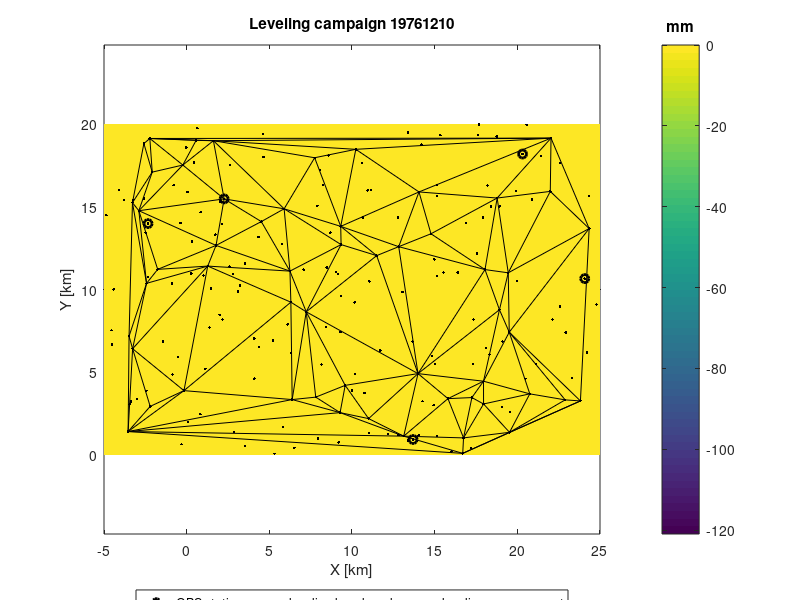
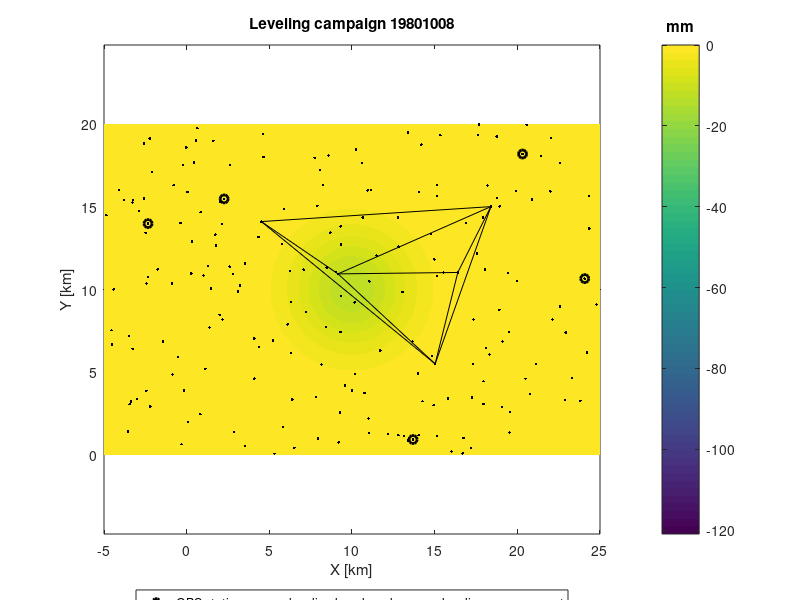
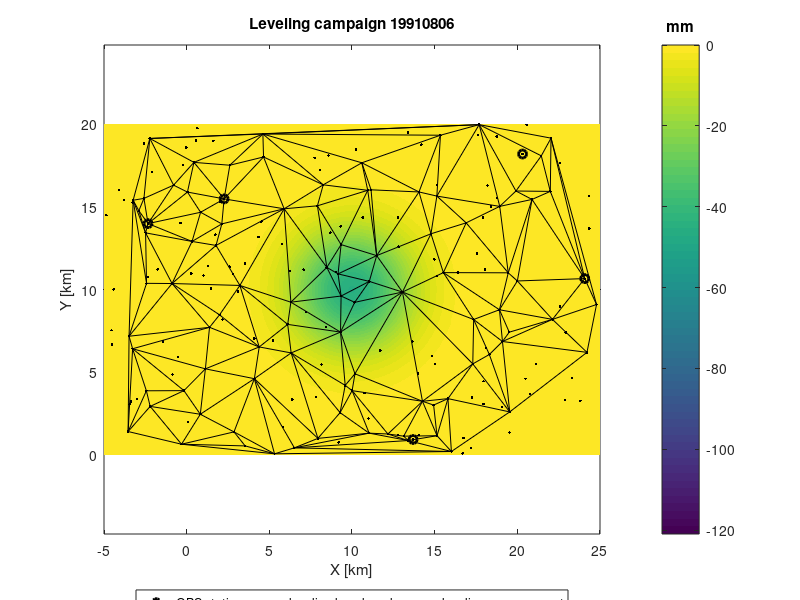
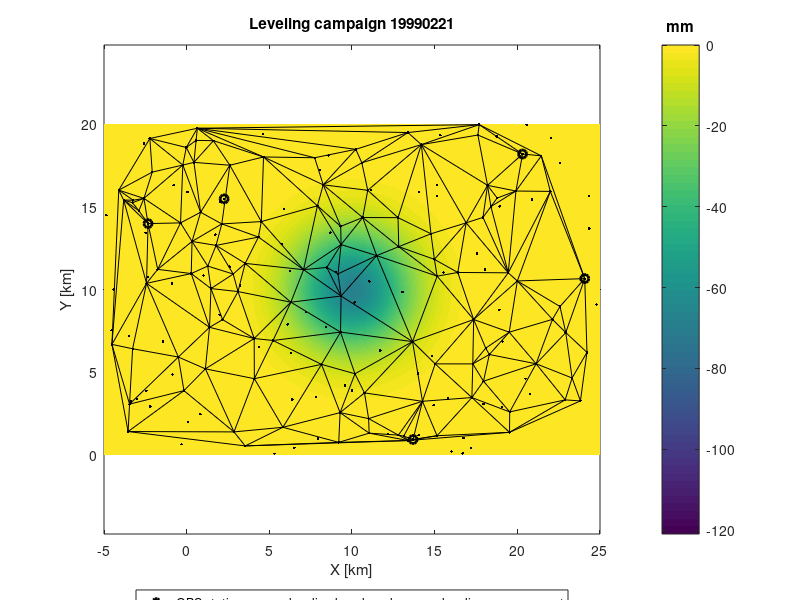

MATLAB code to generate these figures, in order: (Note: this script raises an error after producing the figures.)
%CUPIDO_EXAMPLE_STEP1  Script to create an example leveling and GPS CUPiDO netcdf
%   file.
%
%   This script creates two netcdf files with the CUPiDO schema based on
%   a simulated subsidence bowl. The user can change the simulation settings
%   in the settings section below.
%
%   (c) Freek van Leijen, Delft University of Technology, 2017.

%   Created:    26 Mar 2017 by Freek van Leijen



clear all
close all

addpath('../create_netcdf');

%%%%%%%%%%%%%%%%%%%%%%%%%%%%%%%%%%%%%%%%%%%%%%%%%%%%%%%%%%%%%%%%%%%%%%%%%%%%%%%%
% Begin settings section
%%%%%%%%%%%%%%%%%%%%%%%%%%%%%%%%%%%%%%%%%%%%%%%%%%%%%%%%%%%%%%%%%%%%%%%%%%%%%%%%

%% Settings
lev.netcdf_file = 'example_netcdf_leveling.nc';
gps.netcdf_file = 'example_netcdf_gps.nc';

lev.start = '19760527';
lev.end = '20161231';
lev.Nepoch = 12;
lev.Nbenchmarks = 200;
lev.std = 0.001; %m/sqrt(km)

gps.start = '19930821';
gps.end = '20161231';
gps.Nepoch = 100;
gps.Nstations = 5;
gps.std = 0.005; %m

aoi.x0 = -5000; %m
aoi.xN = 25000; %m
aoi.y0 = 0; %m
aoi.yN = 20000; %m
aoi.max_defo_rate = -0.003; %m/y

%%%%%%%%%%%%%%%%%%%%%%%%%%%%%%%%%%%%%%%%%%%%%%%%%%%%%%%%%%%%%%%%%%%%%%%%%%%%%%%%
% End settings section (You should not have to change anything below this line.)
%%%%%%%%%%%%%%%%%%%%%%%%%%%%%%%%%%%%%%%%%%%%%%%%%%%%%%%%%%%%%%%%%%%%%%%%%%%%%%%%


display('Simulating signal ...');

%% Simulate epochs
lev.start_datenum = datenum(lev.start,'yyyymmdd');
lev.end_datenum = datenum(lev.end,'yyyymmdd');
lev.datenums = lev.start_datenum + sort(rand(lev.Nepoch,1))*(lev.end_datenum-lev.start_datenum);
lev.epochs = datestr(lev.datenums,'yyyymmdd');

gps.start_datenum = datenum(gps.start,'yyyymmdd');
gps.end_datenum = datenum(gps.end,'yyyymmdd');
gps.datenums = gps.start_datenum + sort(rand(gps.Nepoch,1))*(gps.end_datenum-gps.start_datenum);
gps.epochs = datestr(gps.datenums,'yyyymmdd');


%% Simulate deformation signal
aoi.x_size = aoi.xN - aoi.x0;
aoi.y_size = aoi.yN - aoi.y0;

[x,y] = meshgrid(aoi.x0:aoi.x_size/500:aoi.xN,aoi.y0:aoi.y_size/500:aoi.yN);
x0 = aoi.x0 + 0.5*aoi.x_size; % center of bowl
y0 = aoi.x0 + 0.5*aoi.x_size; % center of bowl
r = min(aoi.x_size,aoi.y_size)/8; % radius
aoi.bowl = aoi.max_defo_rate*exp(-0.5*((x-x0).^2 + (y-y0).^2)/(r^2));


%% Simulate benchmark locations
lev.x = rand(lev.Nbenchmarks,1)*aoi.x_size+aoi.x0;
lev.y = rand(lev.Nbenchmarks,1)*aoi.y_size+aoi.y0;

unique_stations = 0;
while unique_stations == 0
  gps.station_idx = unique(randi(lev.Nbenchmarks,gps.Nstations,1));
  if length(gps.station_idx) == gps.Nstations
    unique_stations = 1;
  end
end
gps.x = lev.x(gps.station_idx);
gps.y = lev.y(gps.station_idx);


%% Simulate leveling data
display(' ');
display('Simulating leveling data set ...');

for v = 1:lev.Nepoch
  
  epoch.Nbenchmarks = 0;
  while epoch.Nbenchmarks < 3
    epoch.benchmark_idx = unique(ceil(rand(ceil(rand(1)*lev.Nbenchmarks),1)*lev.Nbenchmarks));
    epoch.Nbenchmarks = length(epoch.benchmark_idx);
  end   

  trian = delaunay(lev.x(epoch.benchmark_idx),lev.y(epoch.benchmark_idx));
  % to get a 'nice' triangulation
  trian = sort(trian,2); 
  % operations to extract the unique arcs from the Delaunay triangulation
  A = trian(:,1:2);
  B = trian(:,2:3);
  C = trian(:,1:2:3);
  a = union(A,B,'rows');
  epoch.arcs = union(a,C,'rows');
  epoch.Nobs = size(epoch.arcs,1);

  epoch.x1 = lev.x(epoch.benchmark_idx(epoch.arcs(:,1)));
  epoch.x2 = lev.x(epoch.benchmark_idx(epoch.arcs(:,2)));
  epoch.y1 = lev.y(epoch.benchmark_idx(epoch.arcs(:,1)));
  epoch.y2 = lev.y(epoch.benchmark_idx(epoch.arcs(:,2)));

  hdl = NaN(3,1);
  figure(v);hold on
  imagesc(0.001*x(1,:),0.001*y(:,1),1000*((lev.datenums(v)- lev.start_datenum)/365.25)*aoi.bowl);
  if aoi.max_defo_rate > 0
    caxis([0 1000*((lev.datenums(end)- lev.start_datenum)/365.25)*aoi.max_defo_rate]); 
  elseif aoi.max_defo_rate < 0
    caxis([1000*((lev.datenums(end)- lev.start_datenum)/365.25)*aoi.max_defo_rate 0]); 
  end
  k = colorbar;
  set(get(k,'title'),'string','mm');
  h = plot(0.001*lev.x,0.001*lev.y,'k.');
  hdl(2) = h(1);
  h = plot(0.001*gps.x,0.001*gps.y,'ko','linewidth',2);
  hdl(1) = h(1);
  h = plot(0.001*[epoch.x1 epoch.x2]',0.001*[epoch.y1 epoch.y2]','k');
  hdl(3) = h(1);
  set(gca,'Ydir','normal');
  axis equal
  axis tight
  xlabel('X [km]');
  ylabel('Y [km]');
  title(['Leveling campaign ' lev.epochs(v,:)])
  legend(hdl,'GPS station','leveling benchmark','leveling measurement',...
         'Location','SouthOutside', 'Orientation','horizontal');
  box on;

  epoch.signal = ((lev.datenums(v)- lev.start_datenum)/365.25)*aoi.max_defo_rate*...
             (-exp(-0.5*((epoch.x2-x0).^2 + (epoch.y2-y0).^2)/(r^2)) - ...
             -exp(-0.5*((epoch.x1-x0).^2 + (epoch.y1-y0).^2)/(r^2)));
  epoch.std = lev.std*sqrt(0.001*hypot(epoch.x2-epoch.x1,epoch.y2-epoch.y1));
  epoch.noise = randn(epoch.Nobs,1).*epoch.std;
  epoch.obs = epoch.signal + epoch.noise;

  %% Adjustment
  A = sparse(epoch.Nobs,epoch.Nbenchmarks);
  for w = 1:epoch.Nobs
    A(w,epoch.arcs(w,1)) = -1;
    A(w,epoch.arcs(w,2)) = 1;
  end
  A(:,1) = []; %set reference benchmark
  
  Qy = diag(epoch.std.^2);
  invQy = inv(Qy);
  Qxhat = inv(A'*invQy*A);
  xhat = Qxhat*A'*invQy*epoch.obs;

  lev_epochs(v).Nobs = epoch.Nbenchmarks - 1;
  lev_epochs(v).val = xhat;
  lev_epochs(v).cov = Qxhat;
  lev_epochs(v).table = [repmat(epoch.benchmark_idx(1),lev_epochs(v).Nobs,1) epoch.benchmark_idx(2:end)];
  clear epoch

end


%% Create leveling dataset
lev.Nobs = sum([lev_epochs.Nobs]);
lev.sdcov = zeros(lev.Nobs,lev.Nobs);
lev.sdobs = zeros(lev.Nobs,1);
lev.obstable = NaN(lev.Nobs,3);

count = 0;
for v = 1:lev.Nepoch
  lev.sdobs(count+1:count+lev_epochs(v).Nobs) = lev_epochs(v).val;
  lev.sdcov(count+1:count+lev_epochs(v).Nobs,count+1:count+lev_epochs(v).Nobs) = lev_epochs(v).cov;
  lev.obstable(count+1:count+lev_epochs(v).Nobs,:) = [lev_epochs(v).table repmat(v,lev_epochs(v).Nobs,1)];
  count = count+lev_epochs(v).Nobs;
end

figure;
imagesc(lev.sdcov);
k = colorbar;
set(get(k,'title'),'string','m^2');
title('Covariance matrix leveling single differences');


lev.pntcrd = [lev.x lev.y];
lev.pntclass = repmat({'LEV'},lev.Nbenchmarks,1);
lev.pntname = cellstr([repmat('PNT',lev.Nbenchmarks,1) num2str((1:lev.Nbenchmarks)','%05d')]);

lev.prjname = cellstr([repmat('lv',lev.Nepoch,1) lev.epochs]); %current version, max 10 characters
lev.prjepoch = lev.datenums;
lev.prjclass = repmat('Primary',lev.Nepoch,1);


%% Write leveling netcdf file
display(' ');
display('Writing leveling netcdf file ...');

lev.globalattributes = { ...
      'title'        , 'Example leveling dataset'  ; ...
      'institution'  , 'Delft University of Technology, Netherlands.' ; ...
      'source'       , 'Simulation' ; ...
      'technique'    , 'Leveling' ; ...
      'history'      , ' ' ; ...
      'references'   , 'TU Delft, 2016.' ; ...
      'comment'      , ' ' ; ...
      'Conventions'  , 'CF-1.6' ; ...
      'featureType'  , 'timeSeries' ; ...
      'email'        , 'f.j.vanleijen@tudelft.nl' ; ...
      'version'      , '1.0' ; ...
      'termsForUse'  , 'These data can be used freely for research purposes.' ; ...
      'disclaimer'   , 'This data is made available in the hope that it will be useful, but WITHOUT ANY WARRANTY; without even the implied warranty of MERCHANTABILITY or FITNESS FOR A PARTICULAR PURPOSE.' ; ...
};

cupido_write_netcdf(lev.netcdf_file,lev.globalattributes, ...
                lev.pntname,lev.pntcrd,lev.pntclass, ...
                lev.prjname,lev.prjepoch,lev.prjclass, ...
                lev.obstable,lev.sdobs,lev.sdcov,0,[0 0 1]);

display(' ');
display('Checking leveling netcdf file ...');
cupido_check_netcdf(lev.netcdf_file,lev.globalattributes, ...
                lev.pntname,lev.pntcrd,lev.pntclass, ...
                lev.prjname,lev.prjepoch,lev.prjclass, ...
                lev.obstable,lev.sdobs,lev.sdcov);


%% Simulate GPS data
display(' ');
display('Simulating leveling data set ...');

for v = 1:gps.Nepoch

  epoch.signal = ((gps.datenums(v)- lev.start_datenum)/365.25)*aoi.max_defo_rate*...
             (-exp(-0.5*((gps.x-x0).^2 + (gps.y-y0).^2)/(r^2)));

  gps_epochs(v).Nobs = gps.Nstations;
  gps_epochs(v).up = epoch.signal + randn(gps.Nstations,1)*gps.std;
  gps_epochs(v).north = randn(gps.Nstations,1)*gps.std*0.5;
  gps_epochs(v).east = randn(gps.Nstations,1)*gps.std*0.5;
  
  gps_epochs(v).table = [repmat(gps.Nstations+1,gps.Nstations,1) (1:gps.Nstations)'];
 
end


%% Create GPS dataset
gps.Nobs = gps.Nstations*gps.Nepoch;
gps.sdcov = zeros(3*gps.Nobs,3*gps.Nobs);
gps.sdobs = zeros(3*gps.Nobs,1);
gps.obstable = NaN(3*gps.Nobs,3);

count = 0;
for v = 1:gps.Nepoch
  gps.sdobs(count+1:count+gps_epochs(v).Nobs) = gps_epochs(v).up;
  gps.sdobs(gps.Nobs+count+1:gps.Nobs+count+gps_epochs(v).Nobs) = gps_epochs(v).north;
  gps.sdobs(2*gps.Nobs+count+1:2*gps.Nobs+count+gps_epochs(v).Nobs) = gps_epochs(v).east;
  
  gps.obstable(count+1:count+gps_epochs(v).Nobs,:) = [gps_epochs(v).table repmat(v,gps_epochs(v).Nobs,1)];
  gps.obstable(gps.Nobs+count+1:gps.Nobs+count+gps_epochs(v).Nobs,:) = [gps_epochs(v).table repmat(v,gps_epochs(v).Nobs,1)];
  gps.obstable(2*gps.Nobs+count+1:count+2*gps.Nobs+gps_epochs(v).Nobs,:) = [gps_epochs(v).table repmat(v,gps_epochs(v).Nobs,1)];

  count = count+gps_epochs(v).Nobs;
end

gps.sdcov = diag([repmat(gps.std^2,1,gps.Nobs) repmat((0.5*gps.std)^2,1,2*gps.Nobs)]);
gps.sens = [repmat([0 0 1],gps.Nobs,1); repmat([1 0 0],gps.Nobs,1); repmat([0 1 0],gps.Nobs,1)];

figure;
imagesc(gps.sdcov);
k = colorbar;
set(get(k,'title'),'string','m^2');
title('Covariance matrix GPS single differences');


gps.pntcrd = [[gps.x gps.y];[NaN NaN]];
gps.pntclass = [repmat({'CORS'},gps.Nstations,1);{'SYN_BM'}];
gps.pntname = [cellstr([repmat('PNT',gps.Nstations,1) num2str(gps.station_idx,'%05d')]);{'SYN_BM'}];

gps.prjname = cellstr([repmat('cg',gps.Nepoch,1) gps.epochs]); %current version, max 10 characters
gps.prjepoch = gps.datenums;
gps.prjclass = repmat('Continuous',gps.Nepoch,1);


%% Write GPS netcdf file
display(' ');
display('Writing GPS netcdf file ...');

gps.globalattributes = { ...
      'title'        , 'Example GPS dataset'  ; ...
      'institution'  , 'Delft University of Technology, Netherlands.' ; ...
      'source'       , 'Simulation' ; ...
      'technique'    , 'Continuous GPS' ; ...
      'history'      , ' ' ; ...
      'references'   , 'TU Delft, 2016.' ; ...
      'comment'      , ' ' ; ...
      'Conventions'  , 'CF-1.6' ; ...
      'featureType'  , 'timeSeries' ; ...
      'email'        , 'f.j.vanleijen@tudelft.nl' ; ...
      'version'      , '1.0' ; ...
      'termsForUse'  , 'These data can be used freely for research purposes.' ; ...
      'disclaimer'   , 'This data is made available in the hope that it will be useful, but WITHOUT ANY WARRANTY; without even the implied warranty of MERCHANTABILITY or FITNESS FOR A PARTICULAR PURPOSE.' ; ...
};

cupido_write_netcdf(gps.netcdf_file,gps.globalattributes, ...
                gps.pntname,gps.pntcrd,gps.pntclass, ...
                gps.prjname,gps.prjepoch,gps.prjclass, ...
                gps.obstable,gps.sdobs,gps.sdcov,0,gps.sens);

display(' ');
display('Checking GPS netcdf file ...');
cupido_check_netcdf(gps.netcdf_file,gps.globalattributes, ...
                gps.pntname,gps.pntcrd,gps.pntclass, ...
                gps.prjname,gps.prjepoch,gps.prjclass, ...
                gps.obstable,gps.sdobs,gps.sdcov);

display(' ');
display('Done.');
%% Done


